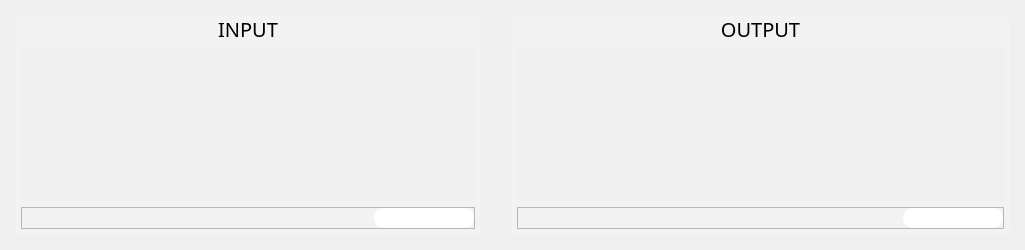
<?xml version="1.0" encoding="UTF-8"?>
<ui version="4.0">
 <class>MainWindow</class>
 <widget class="QMainWindow" name="MainWindow">
  <property name="geometry">
   <rect>
    <x>0</x>
    <y>0</y>
    <width>1025</width>
    <height>250</height>
   </rect>
  </property>
  <property name="minimumSize">
   <size>
    <width>1025</width>
    <height>250</height>
   </size>
  </property>
  <property name="maximumSize">
   <size>
    <width>16777215</width>
    <height>250</height>
   </size>
  </property>
  <property name="windowTitle">
   <string>MainWindow</string>
  </property>
  <widget class="QWidget" name="centralwidget">
   <layout class="QHBoxLayout" name="horizontalLayout">
    <property name="spacing">
     <number>30</number>
    </property>
    <property name="leftMargin">
     <number>15</number>
    </property>
    <property name="topMargin">
     <number>15</number>
    </property>
    <property name="rightMargin">
     <number>15</number>
    </property>
    <property name="bottomMargin">
     <number>15</number>
    </property>
    <item>
     <widget class="QFrame" name="frame">
      <property name="styleSheet">
       <string notr="true">#frame {
border-radius: 10px;
background: rgba(255,255,255,50);
}</string>
      </property>
      <property name="frameShape">
       <enum>QFrame::StyledPanel</enum>
      </property>
      <property name="frameShadow">
       <enum>QFrame::Raised</enum>
      </property>
      <layout class="QVBoxLayout" name="verticalLayout_5">
       <property name="spacing">
        <number>6</number>
       </property>
       <property name="leftMargin">
        <number>6</number>
       </property>
       <property name="topMargin">
        <number>0</number>
       </property>
       <property name="rightMargin">
        <number>6</number>
       </property>
       <property name="bottomMargin">
        <number>6</number>
       </property>
       <item>
        <widget class="QLabel" name="label">
         <property name="font">
          <font>
           <family>Montserrat</family>
           <pointsize>15</pointsize>
          </font>
         </property>
         <property name="text">
          <string>INPUT</string>
         </property>
         <property name="alignment">
          <set>Qt::AlignCenter</set>
         </property>
        </widget>
       </item>
       <item>
        <widget class="QScrollArea" name="area_in">
         <property name="styleSheet">
          <string notr="true">QScrollArea {
	border-radius: 10px;
	background: transparent;
	outline: 0;
} 
QScrollArea::item { 
	margin: 20px;
	background-color: transparent;
	border: 0px solid black;
}

QScrollBar{
	background : rgb(255, 255, 255);	
}

QScrollBar::handle{
	background : rgb(158, 158, 158);
	border-radius: 5px;
	margin: 3px 3px 3px 3px;
}

QScrollBar::handle::pressed{
	background : rgb(85, 85, 85);
}

QScrollBar::add-line {
	height: 0px;
}

QScrollBar::sub-line {
	height: 0px;
}

QScrollBar::add-page, QScrollBar::sub-page {
	height: 0px;
}</string>
         </property>
         <property name="widgetResizable">
          <bool>true</bool>
         </property>
         <widget class="QWidget" name="input">
          <property name="geometry">
           <rect>
            <x>0</x>
            <y>0</y>
            <width>470</width>
            <height>150</height>
           </rect>
          </property>
         </widget>
        </widget>
       </item>
       <item>
        <widget class="QFrame" name="frame_input">
         <property name="frameShape">
          <enum>QFrame::StyledPanel</enum>
         </property>
         <property name="frameShadow">
          <enum>QFrame::Raised</enum>
         </property>
         <layout class="QHBoxLayout" name="horizontalLayout_2">
          <property name="spacing">
           <number>0</number>
          </property>
          <property name="leftMargin">
           <number>0</number>
          </property>
          <property name="topMargin">
           <number>0</number>
          </property>
          <property name="rightMargin">
           <number>0</number>
          </property>
          <property name="bottomMargin">
           <number>0</number>
          </property>
          <item>
           <spacer name="horizontalSpacer">
            <property name="orientation">
             <enum>Qt::Horizontal</enum>
            </property>
            <property name="sizeHint" stdset="0">
             <size>
              <width>365</width>
              <height>18</height>
             </size>
            </property>
           </spacer>
          </item>
          <item>
           <widget class="QPushButton" name="add_input">
            <property name="minimumSize">
             <size>
              <width>100</width>
              <height>20</height>
             </size>
            </property>
            <property name="styleSheet">
             <string notr="true">QPushButton {
	background-color: rgb(255, 255, 255);
	border-radius: 10px;
	color: black;
	image: url(:/images/icons/plus.png);
}
</string>
            </property>
            <property name="text">
             <string/>
            </property>
           </widget>
          </item>
         </layout>
        </widget>
       </item>
      </layout>
     </widget>
    </item>
    <item>
     <widget class="QFrame" name="frame_output">
      <property name="styleSheet">
       <string notr="true">#frame_output {
border-radius: 10px;
background: rgba(255,255,255,50);
}</string>
      </property>
      <property name="frameShape">
       <enum>QFrame::StyledPanel</enum>
      </property>
      <property name="frameShadow">
       <enum>QFrame::Raised</enum>
      </property>
      <layout class="QVBoxLayout" name="verticalLayout">
       <property name="leftMargin">
        <number>6</number>
       </property>
       <property name="topMargin">
        <number>0</number>
       </property>
       <property name="rightMargin">
        <number>6</number>
       </property>
       <property name="bottomMargin">
        <number>6</number>
       </property>
       <item>
        <widget class="QLabel" name="label_2">
         <property name="font">
          <font>
           <family>Montserrat</family>
           <pointsize>15</pointsize>
          </font>
         </property>
         <property name="text">
          <string>OUTPUT</string>
         </property>
         <property name="alignment">
          <set>Qt::AlignCenter</set>
         </property>
        </widget>
       </item>
       <item>
        <widget class="QScrollArea" name="area_out">
         <property name="styleSheet">
          <string notr="true">QScrollArea {
	border-radius: 10px;
	background: transparent;
	outline: 0;
} 
QScrollArea::item { 
	margin: 20px;
	background-color: transparent;
	border: 0px solid black;
}

QScrollBar{
	background : rgb(255, 255, 255);	
}

QScrollBar::handle{
	background : rgb(158, 158, 158);
	border-radius: 5px;
	margin: 3px 3px 3px 3px;
}

QScrollBar::handle::pressed{
	background : rgb(85, 85, 85);
}

QScrollBar::add-line {
	height: 0px;
}

QScrollBar::sub-line {
	height: 0px;
}

QScrollBar::add-page, QScrollBar::sub-page {
	height: 0px;
}</string>
         </property>
         <property name="widgetResizable">
          <bool>true</bool>
         </property>
         <widget class="QWidget" name="output">
          <property name="geometry">
           <rect>
            <x>0</x>
            <y>0</y>
            <width>471</width>
            <height>151</height>
           </rect>
          </property>
         </widget>
        </widget>
       </item>
       <item>
        <widget class="QFrame" name="frame_4">
         <property name="frameShape">
          <enum>QFrame::StyledPanel</enum>
         </property>
         <property name="frameShadow">
          <enum>QFrame::Raised</enum>
         </property>
         <layout class="QHBoxLayout" name="horizontalLayout_6">
          <property name="spacing">
           <number>0</number>
          </property>
          <property name="leftMargin">
           <number>0</number>
          </property>
          <property name="topMargin">
           <number>0</number>
          </property>
          <property name="rightMargin">
           <number>0</number>
          </property>
          <property name="bottomMargin">
           <number>0</number>
          </property>
          <item>
           <spacer name="horizontalSpacer_5">
            <property name="orientation">
             <enum>Qt::Horizontal</enum>
            </property>
            <property name="sizeHint" stdset="0">
             <size>
              <width>398</width>
              <height>20</height>
             </size>
            </property>
           </spacer>
          </item>
          <item>
           <widget class="QPushButton" name="add_output">
            <property name="minimumSize">
             <size>
              <width>100</width>
              <height>20</height>
             </size>
            </property>
            <property name="styleSheet">
             <string notr="true">QPushButton {
	background-color: rgb(255, 255, 255);
	border-radius: 10px;
	color: black;
	image: url(:/images/icons/plus.png);
}
</string>
            </property>
            <property name="text">
             <string/>
            </property>
           </widget>
          </item>
         </layout>
        </widget>
       </item>
      </layout>
     </widget>
    </item>
   </layout>
  </widget>
 </widget>
 <resources>
  <include location="Resources.qrc"/>
 </resources>
 <connections/>
</ui>
